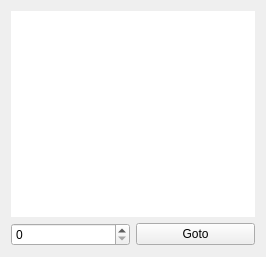
<?xml version="1.0" encoding="UTF-8"?>
<ui version="4.0">
 <class>RotatorWidget</class>
 <widget class="QWidget" name="RotatorWidget">
  <property name="geometry">
   <rect>
    <x>0</x>
    <y>0</y>
    <width>266</width>
    <height>257</height>
   </rect>
  </property>
  <property name="windowTitle">
   <string>Form</string>
  </property>
  <layout class="QVBoxLayout" name="verticalLayout">
   <item>
    <widget class="QGraphicsView" name="compassView">
     <property name="frameShape">
      <enum>QFrame::NoFrame</enum>
     </property>
     <property name="frameShadow">
      <enum>QFrame::Plain</enum>
     </property>
     <property name="renderHints">
      <set>QPainter::Antialiasing|QPainter::SmoothPixmapTransform|QPainter::TextAntialiasing</set>
     </property>
    </widget>
   </item>
   <item>
    <layout class="QHBoxLayout" name="horizontalLayout">
     <item>
      <widget class="QSpinBox" name="gotoSpinBox"/>
     </item>
     <item>
      <widget class="QPushButton" name="gotoButton">
       <property name="text">
        <string>Goto</string>
       </property>
      </widget>
     </item>
    </layout>
   </item>
  </layout>
 </widget>
 <resources/>
 <connections>
  <connection>
   <sender>gotoButton</sender>
   <signal>clicked()</signal>
   <receiver>RotatorWidget</receiver>
   <slot>gotoPosition()</slot>
   <hints>
    <hint type="sourcelabel">
     <x>197</x>
     <y>233</y>
    </hint>
    <hint type="destinationlabel">
     <x>132</x>
     <y>128</y>
    </hint>
   </hints>
  </connection>
 </connections>
 <slots>
  <slot>gotoPosition()</slot>
 </slots>
</ui>
